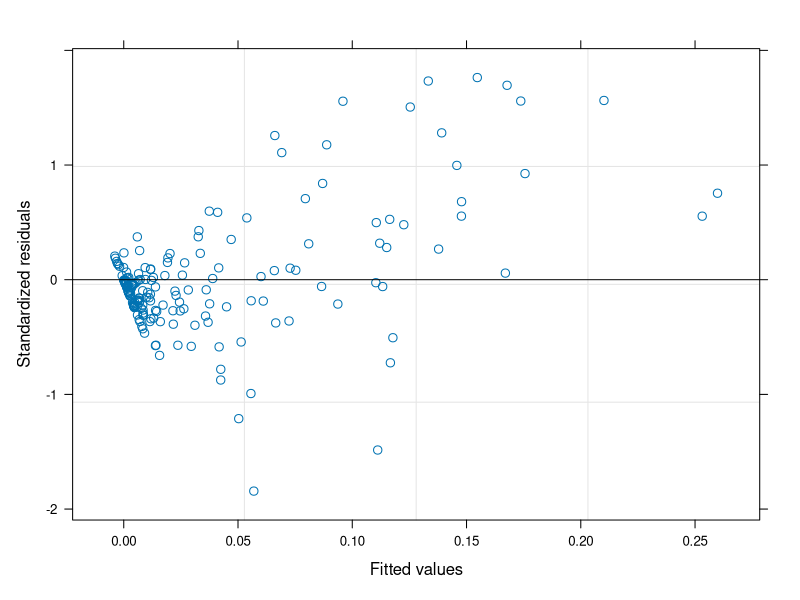

R code for this plot: (Note: this script raises an error after producing the figure.)
library(tidyverse)
library(rstatix)
library(nlme)
library(lme4)

################
# Prepare Data #
################
# Read Data
data <- read.csv("./output/data/dakshina.csv")
data <- read.csv("./output/data/roUrParl.csv")
view(data)

# Add Hand-Finger combined column
# Each key uses only one Hand-Finger combination
data$Hand_Finger <- paste(data$Hand, data$Finger)
view(data)

# Add 1 smoothing
crulp <- subset(data, Keyboard == "CRULP")
roman <- subset(data, Keyboard == "Roman")
windows <- subset(data, Keyboard == "Windows")

crulp$Prob_Add1 <- (crulp$Frequency+1)/(sum(crulp$Frequency)+length(crulp$Frequency))
roman$Prob_Add1 <- (roman$Frequency+1)/(sum(roman$Frequency)+length(roman$Frequency))
windows$Prob_Add1 <- (windows$Frequency+1)/(sum(windows$Frequency)+length(windows$Frequency))

data <- rbind(crulp, roman, windows)
view(data)

# Total distance calculation
data$Base <- data$Distance*data$Prob_Add1
view(data)

# Summary stats
data %>%
  group_by(Keyboard) %>%
  get_summary_stats(Base, type = "common") 

##################################
# Non linear mixed effects Model #
##################################
mod <- lme(Base ~  Keyboard *Hand_Finger , random = ~ Keyboard | Key, data =data)
mod
plot(mod)
tut <- summary(mod)
tabl = tut$tTable 
tabl 
anova(mod)

modnlme1 <- nlme(Base ~  Keyboard *Hand_Finger, data = data,
                 random = ~ Keyboard | Key,
                 fixed = Hand_Finger+Keyboard,
                 start = )

